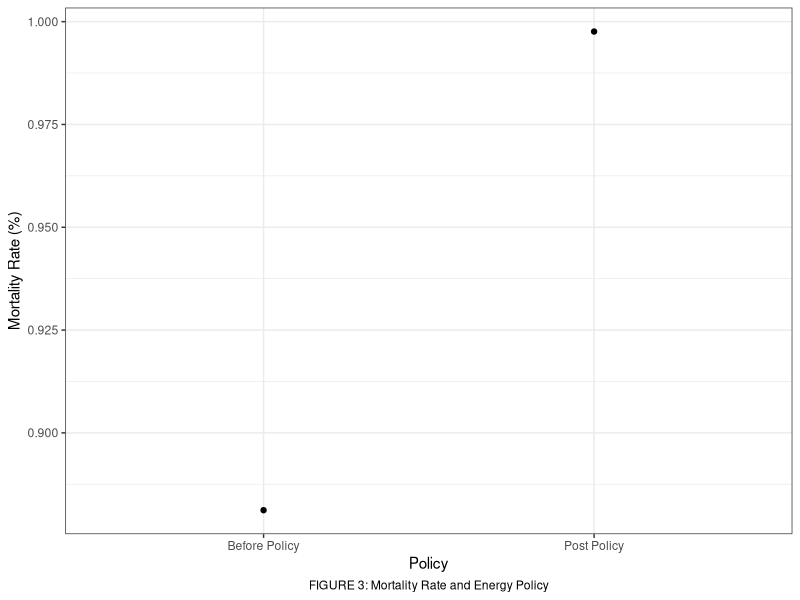

Recreate this plot in R.
#### Preamble ####
# Purpose: Generates Figure 3.
# Date: 14 February 2024
# License: MIT

library(tidyverse)
library(ggthemes)

data <- read_csv("data/analysis_data/mr.csv")

data <- data |>
  group_by(year >= 2010) |>
  summarise(avg_rate = mean(dr)*100) |>
  ungroup() |>
  rename(policy = "year >= 2010") |>
  mutate(
    policy = case_when(
      policy == FALSE ~ "Before Policy",
      policy == TRUE ~ "Post Policy"
    )
  )

plot <- data |>
  ggplot(aes(x = policy)) +
  theme_fivethirtyeight() +
  theme_bw() +
  geom_point(aes(y = avg_rate)) +
  labs(x = "Policy", y = "Mortality Rate (%)") +
  labs(caption = "FIGURE 3: Mortality Rate and Energy Policy", color = "")  +
  theme(plot.caption=element_text(hjust=0.5))

ggsave("other/figures/figure3.png", plot)